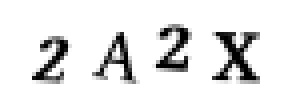
#> input picture machine-learning-master/projects/capstone/CAPTCHA/solving_captchas/2A2X.png, 72 x 24 px (shown 4 times larger)
$ jupyter execute --allow-errors 'from scratch-Copy1.ipynb'   (shell and % lines are left out)   (older library calls are emulated)
#> lines starting #> are read from the running program, lines starting #| are printed output that depends on the picture; after the words box and inside, x2 and y2 are one past the last pixel; in counts of white or black regions, pixels touching at a corner belong together
[cell 1]
import os
import os.path
import cv2
import glob
import imutils
import matplotlib.pyplot as plt
import matplotlib.image as mpimg

- HSV即色相、饱和度、明度（英语：Hue, Saturation, Value

[cell 2]
image = cv2.imread("2A2X.png")
#> image is the input picture: shape (24, 72, 3); min 0, max 255, mean 227.6
plt.imshow(image)
#轉換顏色空間
gray = cv2.cvtColor(image, cv2.COLOR_BGR2GRAY)
gray = cv2.copyMakeBorder(gray, 8, 8, 8, 8, cv2.BORDER_REPLICATE)
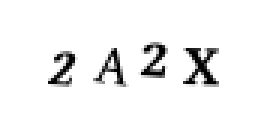
#> gray: shape (40, 88) (shown 3 times larger); min 0, max 255, mean 241.6
#thresh = cv2.threshold(gray, 0, 255, cv2.THRESH_OTSU|cv2.THRESH_BINARY_INV)[1]
thresh = cv2.threshold(gray, 0, 255, cv2.THRESH_OTSU)[1]
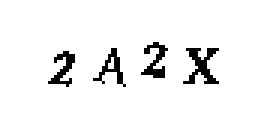
#> thresh: shape (40, 88) (shown 3 times larger); 94.3% white; black in thin lines or dots, all inside (x1, y1, x2, y2) = (16, 14, 73, 29)

[cell 3]
save_path = os.path.join("C:\\Users\\MLUSER\\Documents\\GitHub")
p = os.path.join(save_path, "2A2X.png")
cv2.imwrite(p, thresh)
image = cv2.imread("C:\\Users\\MLUSER\\Documents\\GitHub\\2A2X.png")
plt.imshow(image)

cv2.copyMakeBorder(gray, 8, 8, 8, 8, cv2.BORDER_REPLICATE)
- BORDER_CONSTANT: 使用常数填充边界 (i.e. 黑色或者 0)
- BORDER_REPLICATE: 复制原图中最临近的行或者列。

 http://monkeycoding.com/?p=600

 threshold(InputArray src, OutputArray dst, double thresh, double maxval, int type)

src：輸入圖，只能輸入單通道，8位元或32位元浮點數影像。

dst：輸出圖，尺寸大小、深度會和輸入圖相同。

thresh：閾值。

maxval：二值化結果的最大值。

type：二值化操作型態，共有THRESH_BINARY、THRESH_BINARY_INV、THRESH_TRUNC、THRESH_TOZERO、THRESH_TOZERO_INV五種。

type從上述五種結合CV_THRESH_OTSU，類似寫成：THRESH_BINARY | CV_THRESH_OTSU

[cell 4]
#thresh = cv2.threshold(gray, 0, 255,  cv2.THRESH_OTSU)[1]
#print (thresh[1])
#plt.imshow(thresh)
type(thresh)

[cell 5]
# find the contours (continuous blobs of pixels) the image
# https://docs.opencv.org/3.3.1/d4/d73/tutorial_py_contours_begin.html
contours = cv2.findContours(thresh.copy(), cv2.RETR_EXTERNAL, cv2.CHAIN_APPROX_SIMPLE)
#> contours = 1 contour; box (x1, y1, x2, y2) and area: (0, 0, 88, 40) 3393

# Hack for compatibility with different OpenCV versions
contours = contours[0] if imutils.is_cv2() else contours[1]
#> contours = [[[0, 0], [0, 39], [87, 39], [87, 0]]]

save_path = os.path.join("C:\\Users\\MLUSER\\Documents\\GitHub")
p = os.path.join(save_path, "2A2X.png")
#cv2.imwrite(p,contours)
#image = cv2.imread("C:\\Users\\MLUSER\\Documents\\GitHub\\2A2X.png")

[cell 6]
letter_image_regions = []
for contour in contours:
    # Get the rectangle that contains the contour
    (x, y, w, h) = cv2.boundingRect(contour)
    # print (x,y,w,h)
    # Compare the width and height of the contour to detect letters that
    # are conjoined into one chunk
    if w / h > 1.25:
        # This contour is too wide to be a single letter!
        # Split it in half into two letter regions!
        half_width = int(w / 2)
        letter_image_regions.append((x, y, half_width, h))
        letter_image_regions.append((x + half_width, y, half_width, h))
    else:
        # This is a normal letter by itself
        letter_image_regions.append((x, y, w, h))
#> this loop made 1 pass
#> (contour, x, y, w, h, half_width) on pass 1: ([[0, 0], [0, 39], [87, 39], [87, 0]], 0, 0, 88, 40, 44)
#> after the loop, letter_image_regions = [(0, 0, 44, 40), (44, 0, 44, 40)]

    # If we found more or less than 4 letters in the captcha, our letter extraction
    # didn't work correcly. Skip the image instead of saving bad training data!
if len(letter_image_regions) != 4:
    pass
    # Sort the detected letter images based on the x coordinate to make sure
    # we are processing them from left-to-right so we match the right image
    # with the right letter
letter_image_regions = sorted(letter_image_regions, key=lambda x: x[0])

[cell 7]
plt.imshow(letter_image_regions)
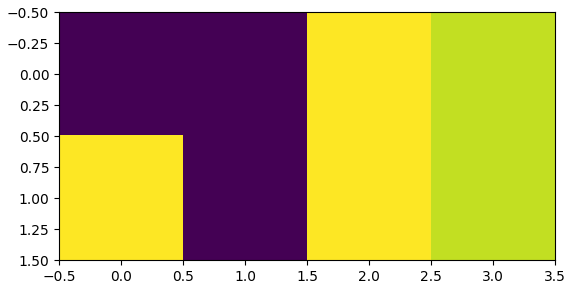
#> figure drawn by matplotlib, 1 panel

$ run again, with machine-learning-master/projects/capstone/CAPTCHA/solving_captchas/acc.png copied over machine-learning-master/projects/capstone/CAPTCHA/solving_captchas/2A2X.png
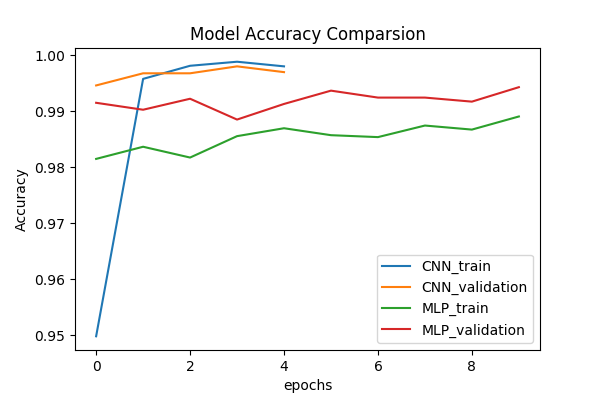
#> input picture machine-learning-master/projects/capstone/CAPTCHA/solving_captchas/acc.png, 600 x 400 px
#> image is the input picture: shape (400, 600, 3); mean B, G, R 247.5, 247.9, 248.1
#> `thresh = cv2.threshold(gray, 0, 255, cv2.THRESH_OTSU)[1]`:
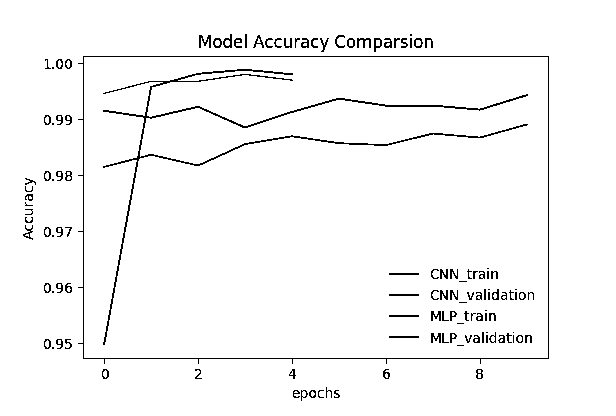
#> thresh: shape (416, 616); 96.9% white; black in thin lines or dots, all inside (x1, y1, x2, y2) = (23, 34, 549, 401)
#> `contours = cv2.findContours(thresh.copy(), cv2.RETR_EXTERNAL, cv2.CHAI..`: contours = 1 contour; box (x1, y1, x2, y2) and area: (0, 0, 616, 416) 255225
#> `contours = contours[0] if imutils.is_cv2() else contours[1]`: contours = [[[0, 0], [0, 415], [615, 415], [615, 0]]]
#> the loop `for contour in contours:` made 1 pass
#> (contour, x, y, w, h, half_width) on pass 1: ([[0, 0], [0, 415], [615, 415], [615, 0]], 0, 0, 616, 416, 308)
#> after the loop `for contour in contours:`: letter_image_regions = [(0, 0, 308, 416), (308, 0, 308, 416)]
#> `[cell 7] plt.imshow(letter_image_regions)`:
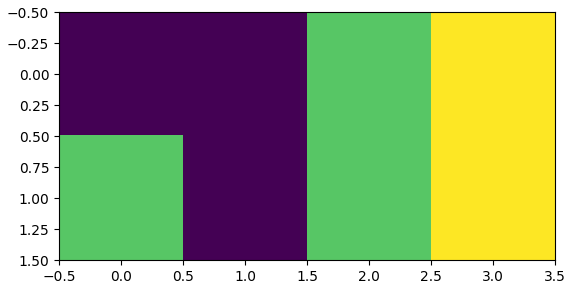
#> figure drawn by matplotlib, 1 panel

$ run again, with machine-learning-master/projects/capstone/CAPTCHA/solving_captchas/loss.png copied over machine-learning-master/projects/capstone/CAPTCHA/solving_captchas/2A2X.png
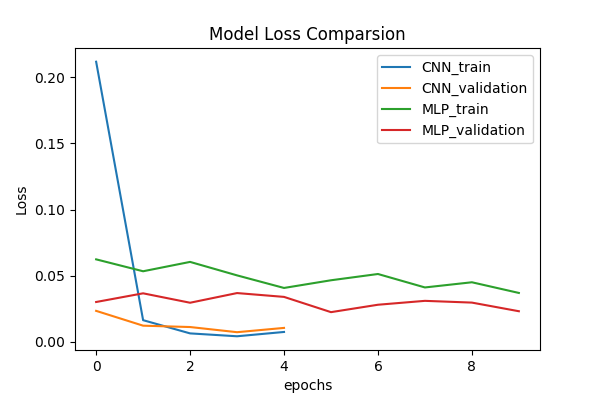
#> input picture machine-learning-master/projects/capstone/CAPTCHA/solving_captchas/loss.png, 600 x 400 px
#> image is the input picture: shape (400, 600, 3); mean B, G, R 247.8, 248.3, 248.4
#> `thresh = cv2.threshold(gray, 0, 255, cv2.THRESH_OTSU)[1]`:
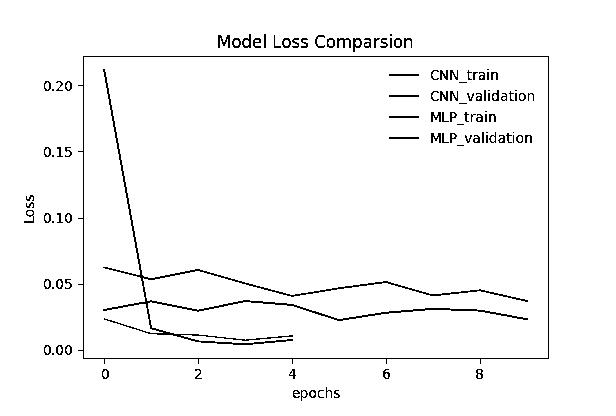
#> thresh: shape (416, 616); 97% white; black in thin lines or dots, all inside (x1, y1, x2, y2) = (24, 34, 549, 401)
#> `contours = cv2.findContours(thresh.copy(), cv2.RETR_EXTERNAL, cv2.CHAI..`: contours = 1 contour; box (x1, y1, x2, y2) and area: (0, 0, 616, 416) 255225
#> `contours = contours[0] if imutils.is_cv2() else contours[1]`: contours = [[[0, 0], [0, 415], [615, 415], [615, 0]]]
#> the loop `for contour in contours:` made 1 pass
#> (contour, x, y, w, h, half_width) on pass 1: ([[0, 0], [0, 415], [615, 415], [615, 0]], 0, 0, 616, 416, 308)
#> after the loop `for contour in contours:`: letter_image_regions = [(0, 0, 308, 416), (308, 0, 308, 416)]
#> `[cell 7] plt.imshow(letter_image_regions)`:
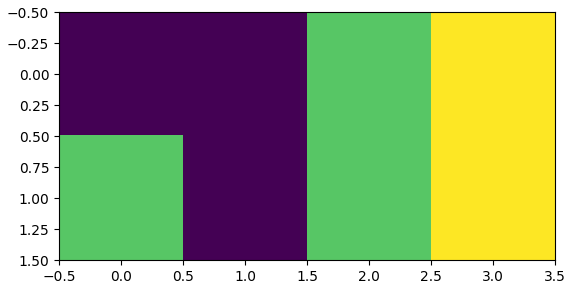
#> figure drawn by matplotlib, 1 panel
